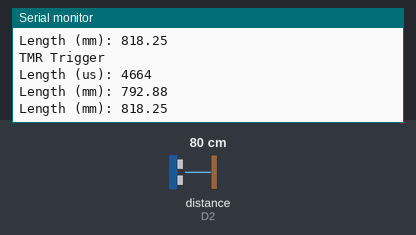
Bench run of a sketch on a simulated ESP8266 (Wemos D1 mini). On the bench: the last lines printed to the serial monitor. Wiring (inferred from the names in the program): ultrasonic range finder: trigger D1; echo D2. Inputs (shaded band) come from the test bench; at power-on: distance to the obstacle (sensor on D2) 80 cm. The echo pulse lasts 58.3 µs per cm.

Above: at 1.8 s.
1.9 s: distance to the obstacle (sensor on D2) set to 2 cm
At 2.31 s:
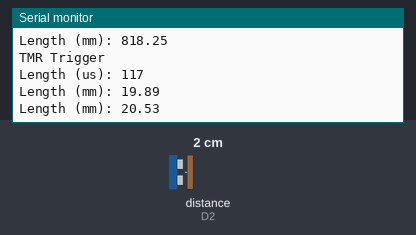
3.4 s: distance to the obstacle (sensor on D2) set to 4 cm
At 3.81 s:
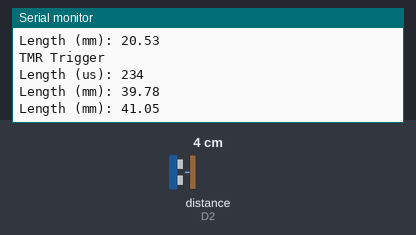
Timing chart, 0 to 6.4 s (numbered marks = the images above; inputs shaded):
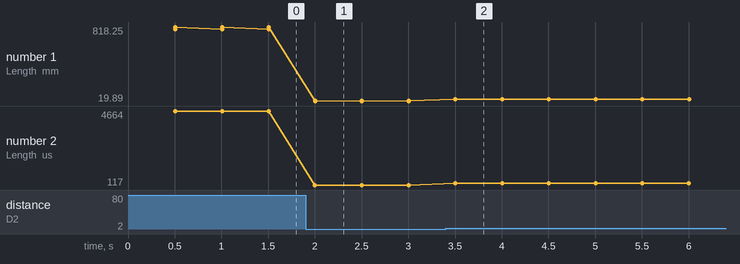

Measured:
- after the input at 1.9 s, the serial monitor: prints a new line after 0.10 s (image 1)
- after the input at 3.4 s, the serial monitor: prints a new line after 0.10 s (image 2)
- plotted number 1: 818.25 → 20.53 after the input at 1.9 s, 20.53 → 41.05 after the input at 3.4 s
- plotted number 2: 4664 → 117 after the input at 1.9 s, 117 → 234 after the input at 3.4 s

The sketch:

ultrasonicMeterInterrupt.ino
```cpp
// Ultrasonic Meter, using interrupts
// Tested with SR04M module on ESP8266 Wemos D1

//Constants
const byte triggerPin = D1;
const byte echoPing = D2;

// interrupt handling variables
volatile long startEcho = 0;
volatile long echoLength = 0;
volatile bool echoFinished = false;


// Handle interrupt - read pulse length
void handleEcho() {
  if (digitalRead(echoPing) == HIGH) {
    startEcho = micros();
  } else {
    echoLength = micros() - startEcho;
    echoFinished = true;
  }
}


void setup()
{
  Serial.begin(115200);

  // Attach Echo PIN to interrupt
  attachInterrupt(digitalPinToInterrupt(echoPing), handleEcho, CHANGE);
  pinMode(triggerPin, OUTPUT);
  digitalWrite(triggerPin, LOW);
}

//Timer 1
unsigned long timer1Last = 0;
void timer1(int interval) {
  if (millis() < timer1Last+interval) {
    return;
  }

  Serial.println("TMR Trigger");

  digitalWrite(triggerPin, HIGH);
  delayMicroseconds(10);
  digitalWrite(triggerPin, LOW);

  timer1Last = millis();
}


void loop()
{
  // Shew measured echo length
  if (echoFinished) {
    Serial.print("Length (us): "); Serial.println(echoLength);         // RAW data measured by interrupt
    Serial.print("Length (mm): "); Serial.println(echoLength * 0.17);  // Recalculate to mm by using sound speed way
    Serial.print("Length (mm): "); Serial.println(echoLength / 5.70);  // Recalculate to mm by using micros length way
    echoFinished = false;
  }

  timer1(500);
}
```
